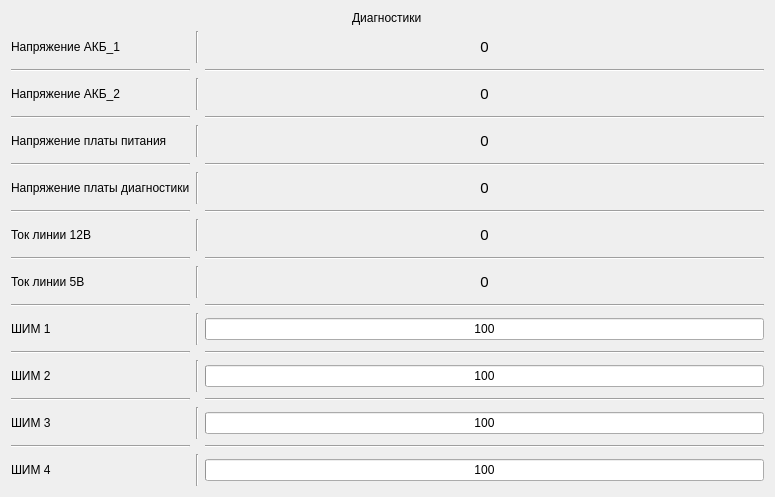
<?xml version="1.0" encoding="UTF-8"?>
<ui version="4.0">
 <class>Diagnostic_board</class>
 <widget class="QWidget" name="Diagnostic_board">
  <property name="geometry">
   <rect>
    <x>0</x>
    <y>0</y>
    <width>775</width>
    <height>497</height>
   </rect>
  </property>
  <property name="windowTitle">
   <string>Diagnostic_board</string>
  </property>
  <layout class="QVBoxLayout" name="verticalLayout">
   <item alignment="Qt::AlignHCenter">
    <widget class="QLabel" name="label_7">
     <property name="text">
      <string>Диагностики</string>
     </property>
    </widget>
   </item>
   <item>
    <layout class="QGridLayout" name="gridLayout">
     <item row="8" column="2">
      <widget class="QLabel" name="label_CURRENT_12">
       <property name="font">
        <font>
         <family>Ubuntu</family>
         <pointsize>11</pointsize>
        </font>
       </property>
       <property name="text">
        <string>0</string>
       </property>
       <property name="textFormat">
        <enum>Qt::MarkdownText</enum>
       </property>
       <property name="alignment">
        <set>Qt::AlignCenter</set>
       </property>
      </widget>
     </item>
     <item row="15" column="2">
      <widget class="Line" name="line_48">
       <property name="orientation">
        <enum>Qt::Horizontal</enum>
       </property>
      </widget>
     </item>
     <item row="7" column="0">
      <widget class="Line" name="line_4">
       <property name="orientation">
        <enum>Qt::Horizontal</enum>
       </property>
      </widget>
     </item>
     <item row="9" column="0">
      <widget class="Line" name="line_5">
       <property name="orientation">
        <enum>Qt::Horizontal</enum>
       </property>
      </widget>
     </item>
     <item row="3" column="0">
      <widget class="Line" name="line_2">
       <property name="orientation">
        <enum>Qt::Horizontal</enum>
       </property>
      </widget>
     </item>
     <item row="12" column="0">
      <widget class="QLabel" name="label_6">
       <property name="sizePolicy">
        <sizepolicy hsizetype="Preferred" vsizetype="Expanding">
         <horstretch>0</horstretch>
         <verstretch>0</verstretch>
        </sizepolicy>
       </property>
       <property name="text">
        <string>ШИМ 1</string>
       </property>
      </widget>
     </item>
     <item row="16" column="1">
      <widget class="Line" name="line_10">
       <property name="orientation">
        <enum>Qt::Vertical</enum>
       </property>
      </widget>
     </item>
     <item row="4" column="2">
      <widget class="QLabel" name="label_U_POWER_BOARD">
       <property name="font">
        <font>
         <family>Ubuntu</family>
         <pointsize>11</pointsize>
        </font>
       </property>
       <property name="styleSheet">
        <string notr="true"/>
       </property>
       <property name="text">
        <string>0</string>
       </property>
       <property name="textFormat">
        <enum>Qt::MarkdownText</enum>
       </property>
       <property name="alignment">
        <set>Qt::AlignCenter</set>
       </property>
      </widget>
     </item>
     <item row="14" column="1">
      <widget class="Line" name="line_11">
       <property name="orientation">
        <enum>Qt::Vertical</enum>
       </property>
      </widget>
     </item>
     <item row="10" column="0">
      <widget class="QLabel" name="label_8">
       <property name="sizePolicy">
        <sizepolicy hsizetype="Preferred" vsizetype="Expanding">
         <horstretch>0</horstretch>
         <verstretch>0</verstretch>
        </sizepolicy>
       </property>
       <property name="text">
        <string>Ток линии 5В</string>
       </property>
      </widget>
     </item>
     <item row="8" column="0">
      <widget class="QLabel" name="label_5">
       <property name="sizePolicy">
        <sizepolicy hsizetype="Preferred" vsizetype="Expanding">
         <horstretch>0</horstretch>
         <verstretch>0</verstretch>
        </sizepolicy>
       </property>
       <property name="text">
        <string>Ток линии 12В</string>
       </property>
      </widget>
     </item>
     <item row="6" column="0">
      <widget class="QLabel" name="label_4">
       <property name="sizePolicy">
        <sizepolicy hsizetype="Preferred" vsizetype="Expanding">
         <horstretch>0</horstretch>
         <verstretch>0</verstretch>
        </sizepolicy>
       </property>
       <property name="text">
        <string>Напряжение платы диагностики</string>
       </property>
      </widget>
     </item>
     <item row="10" column="1">
      <widget class="Line" name="line_13">
       <property name="orientation">
        <enum>Qt::Vertical</enum>
       </property>
      </widget>
     </item>
     <item row="4" column="0">
      <widget class="QLabel" name="label_3">
       <property name="sizePolicy">
        <sizepolicy hsizetype="Preferred" vsizetype="Expanding">
         <horstretch>0</horstretch>
         <verstretch>0</verstretch>
        </sizepolicy>
       </property>
       <property name="text">
        <string>Напряжение платы питания</string>
       </property>
      </widget>
     </item>
     <item row="2" column="0">
      <widget class="QLabel" name="label_2">
       <property name="sizePolicy">
        <sizepolicy hsizetype="Preferred" vsizetype="Expanding">
         <horstretch>0</horstretch>
         <verstretch>0</verstretch>
        </sizepolicy>
       </property>
       <property name="styleSheet">
        <string notr="true"/>
       </property>
       <property name="text">
        <string>Напряжение АКБ_2</string>
       </property>
      </widget>
     </item>
     <item row="6" column="2">
      <widget class="QLabel" name="label_U_DIAGNOSTIC_BOARD">
       <property name="font">
        <font>
         <family>Ubuntu</family>
         <pointsize>11</pointsize>
        </font>
       </property>
       <property name="text">
        <string>0</string>
       </property>
       <property name="textFormat">
        <enum>Qt::MarkdownText</enum>
       </property>
       <property name="alignment">
        <set>Qt::AlignCenter</set>
       </property>
      </widget>
     </item>
     <item row="4" column="1">
      <widget class="Line" name="line_30">
       <property name="orientation">
        <enum>Qt::Vertical</enum>
       </property>
      </widget>
     </item>
     <item row="18" column="0">
      <widget class="QLabel" name="label_11">
       <property name="sizePolicy">
        <sizepolicy hsizetype="Preferred" vsizetype="Expanding">
         <horstretch>0</horstretch>
         <verstretch>0</verstretch>
        </sizepolicy>
       </property>
       <property name="text">
        <string>ШИМ 4</string>
       </property>
      </widget>
     </item>
     <item row="11" column="0">
      <widget class="Line" name="line_6">
       <property name="orientation">
        <enum>Qt::Horizontal</enum>
       </property>
      </widget>
     </item>
     <item row="6" column="1">
      <widget class="Line" name="line_29">
       <property name="orientation">
        <enum>Qt::Vertical</enum>
       </property>
      </widget>
     </item>
     <item row="18" column="1">
      <widget class="Line" name="line_47">
       <property name="orientation">
        <enum>Qt::Vertical</enum>
       </property>
      </widget>
     </item>
     <item row="17" column="0">
      <widget class="Line" name="line_9">
       <property name="orientation">
        <enum>Qt::Horizontal</enum>
       </property>
      </widget>
     </item>
     <item row="16" column="0">
      <widget class="QLabel" name="label_10">
       <property name="sizePolicy">
        <sizepolicy hsizetype="Preferred" vsizetype="Expanding">
         <horstretch>0</horstretch>
         <verstretch>0</verstretch>
        </sizepolicy>
       </property>
       <property name="text">
        <string>ШИМ 3</string>
       </property>
      </widget>
     </item>
     <item row="15" column="0">
      <widget class="Line" name="line_8">
       <property name="orientation">
        <enum>Qt::Horizontal</enum>
       </property>
      </widget>
     </item>
     <item row="1" column="0">
      <widget class="Line" name="line">
       <property name="orientation">
        <enum>Qt::Horizontal</enum>
       </property>
      </widget>
     </item>
     <item row="0" column="0">
      <widget class="QLabel" name="label">
       <property name="sizePolicy">
        <sizepolicy hsizetype="Preferred" vsizetype="Expanding">
         <horstretch>0</horstretch>
         <verstretch>0</verstretch>
        </sizepolicy>
       </property>
       <property name="text">
        <string>Напряжение АКБ_1</string>
       </property>
      </widget>
     </item>
     <item row="14" column="0">
      <widget class="QLabel" name="label_12">
       <property name="sizePolicy">
        <sizepolicy hsizetype="Maximum" vsizetype="Expanding">
         <horstretch>0</horstretch>
         <verstretch>0</verstretch>
        </sizepolicy>
       </property>
       <property name="text">
        <string>ШИМ 2</string>
       </property>
      </widget>
     </item>
     <item row="13" column="2">
      <widget class="Line" name="line_50">
       <property name="orientation">
        <enum>Qt::Horizontal</enum>
       </property>
      </widget>
     </item>
     <item row="8" column="1">
      <widget class="Line" name="line_14">
       <property name="orientation">
        <enum>Qt::Vertical</enum>
       </property>
      </widget>
     </item>
     <item row="13" column="0">
      <widget class="Line" name="line_7">
       <property name="orientation">
        <enum>Qt::Horizontal</enum>
       </property>
      </widget>
     </item>
     <item row="17" column="2">
      <widget class="Line" name="line_49">
       <property name="orientation">
        <enum>Qt::Horizontal</enum>
       </property>
      </widget>
     </item>
     <item row="5" column="0">
      <widget class="Line" name="line_3">
       <property name="orientation">
        <enum>Qt::Horizontal</enum>
       </property>
      </widget>
     </item>
     <item row="2" column="2">
      <widget class="QLabel" name="label_LIPO_2">
       <property name="font">
        <font>
         <family>Ubuntu</family>
         <pointsize>11</pointsize>
        </font>
       </property>
       <property name="text">
        <string>0</string>
       </property>
       <property name="textFormat">
        <enum>Qt::MarkdownText</enum>
       </property>
       <property name="alignment">
        <set>Qt::AlignCenter</set>
       </property>
      </widget>
     </item>
     <item row="10" column="2">
      <widget class="QLabel" name="label_CURRENT_5">
       <property name="font">
        <font>
         <family>Ubuntu</family>
         <pointsize>11</pointsize>
        </font>
       </property>
       <property name="text">
        <string>0</string>
       </property>
       <property name="textFormat">
        <enum>Qt::MarkdownText</enum>
       </property>
       <property name="alignment">
        <set>Qt::AlignCenter</set>
       </property>
      </widget>
     </item>
     <item row="0" column="2">
      <widget class="QLabel" name="label_LIPO_1">
       <property name="font">
        <font>
         <family>Ubuntu</family>
         <pointsize>11</pointsize>
        </font>
       </property>
       <property name="styleSheet">
        <string notr="true">;</string>
       </property>
       <property name="text">
        <string>0</string>
       </property>
       <property name="textFormat">
        <enum>Qt::MarkdownText</enum>
       </property>
       <property name="alignment">
        <set>Qt::AlignCenter</set>
       </property>
      </widget>
     </item>
     <item row="12" column="1">
      <widget class="Line" name="line_12">
       <property name="orientation">
        <enum>Qt::Vertical</enum>
       </property>
      </widget>
     </item>
     <item row="11" column="2">
      <widget class="Line" name="line_71">
       <property name="orientation">
        <enum>Qt::Horizontal</enum>
       </property>
      </widget>
     </item>
     <item row="9" column="2">
      <widget class="Line" name="line_72">
       <property name="orientation">
        <enum>Qt::Horizontal</enum>
       </property>
      </widget>
     </item>
     <item row="7" column="2">
      <widget class="Line" name="line_73">
       <property name="orientation">
        <enum>Qt::Horizontal</enum>
       </property>
      </widget>
     </item>
     <item row="5" column="2">
      <widget class="Line" name="line_74">
       <property name="orientation">
        <enum>Qt::Horizontal</enum>
       </property>
      </widget>
     </item>
     <item row="3" column="2">
      <widget class="Line" name="line_75">
       <property name="orientation">
        <enum>Qt::Horizontal</enum>
       </property>
      </widget>
     </item>
     <item row="1" column="2">
      <widget class="Line" name="line_76">
       <property name="orientation">
        <enum>Qt::Horizontal</enum>
       </property>
      </widget>
     </item>
     <item row="2" column="1">
      <widget class="Line" name="line_77">
       <property name="orientation">
        <enum>Qt::Vertical</enum>
       </property>
      </widget>
     </item>
     <item row="0" column="1">
      <widget class="Line" name="line_78">
       <property name="orientation">
        <enum>Qt::Vertical</enum>
       </property>
      </widget>
     </item>
     <item row="12" column="2">
      <widget class="QProgressBar" name="progressBar_PWM_1">
       <property name="minimum">
        <number>100</number>
       </property>
       <property name="maximum">
        <number>200</number>
       </property>
       <property name="value">
        <number>100</number>
       </property>
       <property name="format">
        <string>%v</string>
       </property>
      </widget>
     </item>
     <item row="14" column="2">
      <widget class="QProgressBar" name="progressBar_PWM_2">
       <property name="minimum">
        <number>100</number>
       </property>
       <property name="maximum">
        <number>200</number>
       </property>
       <property name="value">
        <number>100</number>
       </property>
       <property name="format">
        <string>%v</string>
       </property>
      </widget>
     </item>
     <item row="16" column="2">
      <widget class="QProgressBar" name="progressBar_PWM_3">
       <property name="minimum">
        <number>100</number>
       </property>
       <property name="maximum">
        <number>200</number>
       </property>
       <property name="value">
        <number>100</number>
       </property>
       <property name="format">
        <string>%v</string>
       </property>
      </widget>
     </item>
     <item row="18" column="2">
      <widget class="QProgressBar" name="progressBar_PWM_4">
       <property name="minimum">
        <number>100</number>
       </property>
       <property name="maximum">
        <number>200</number>
       </property>
       <property name="value">
        <number>100</number>
       </property>
       <property name="format">
        <string>%v</string>
       </property>
      </widget>
     </item>
    </layout>
   </item>
  </layout>
 </widget>
 <resources/>
 <connections/>
</ui>
